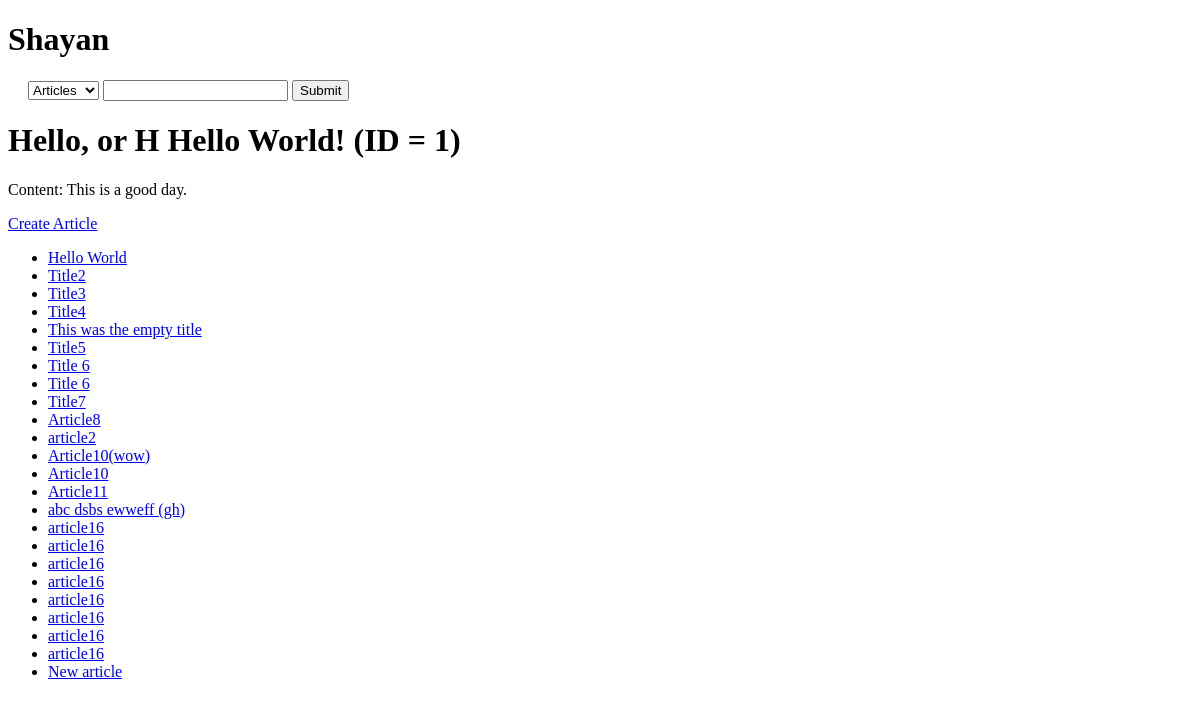
The page / on the database its author committed.
### articles/models.py (models this page shows, shortened)
class Articles(models.Model):
    user = models.ForeignKey(User, blank=True, null=True, on_delete=models.SET_NULL)
    title = models.CharField(max_length=100)
    slug = models.SlugField(unique=True, blank=True, null=True)
    content = models.TextField()
    timestamp = models.DateTimeField(auto_now_add=True)
    updated = models.DateTimeField(auto_now=True)
    published = models.DateField(auto_now_add=False, auto_now=False, null=True, blank=True)
    objects = ArticlesManager()
    def get_real_url(self):
        return reverse("articles:detail", kwargs={"slug": self.slug})

### project1/views.py (the view)
# urls.py: path('', home_view),
def home_view(requests):
    obj1 = Articles.objects.get(id=1)
    objects = Articles.objects.all()
    context = {
        'title': obj1.title,
        'id': obj1.id,
        'content': obj1.content,
        'object_list': objects
    }
    HTML_STRING = render_to_string("home-view.html", context=context)
    return HttpResponse(HTML_STRING)

### articles/models.py (called while the page is built)
    def get_queryset(self):
        return ArticlesQuerySet(self.model, using=self._db)

### templates/home-view.html
{% extends "base.html" %}
{% block content %}
<h1>Hello, or H {{title}}! (ID = {{id}})</h1>
<p>Content: {{content}}</p>
<a href='{% url "articles:create" %}'>Create Article</a>
<ul>
    {% for obj in object_list %}
    <li><a href="{{obj.get_real_url}}">{{obj.title}}</li>
    {% endfor %}
</ul>
{% endblock content %}

### rows shown on the page
Articles: title "Hello World", content "This is a good day."
Articles: title "Title2"
Articles: title "Title3"
Articles: title "Title4"
Articles: title "This was the empty title"
Articles: title "Title5"
Articles: title "Title 6"
Articles: title "Title 6"
Articles: title "Title7"
Articles: title "Article8"
Articles: title "article2"
Articles: title "Article10(wow)"
Articles: title "Article10"
Articles: title "Article11"
Articles: title "abc dsbs ewweff (gh)"
Articles: title "article16"
Articles: title "article16"
Articles: title "article16"
Articles: title "article16"
Articles: title "article16"
Articles: title "article16"
Articles: title "article16"
Articles: title "article16"
Articles: title "New article"

### other values the page prints
{{ id }} "1"
